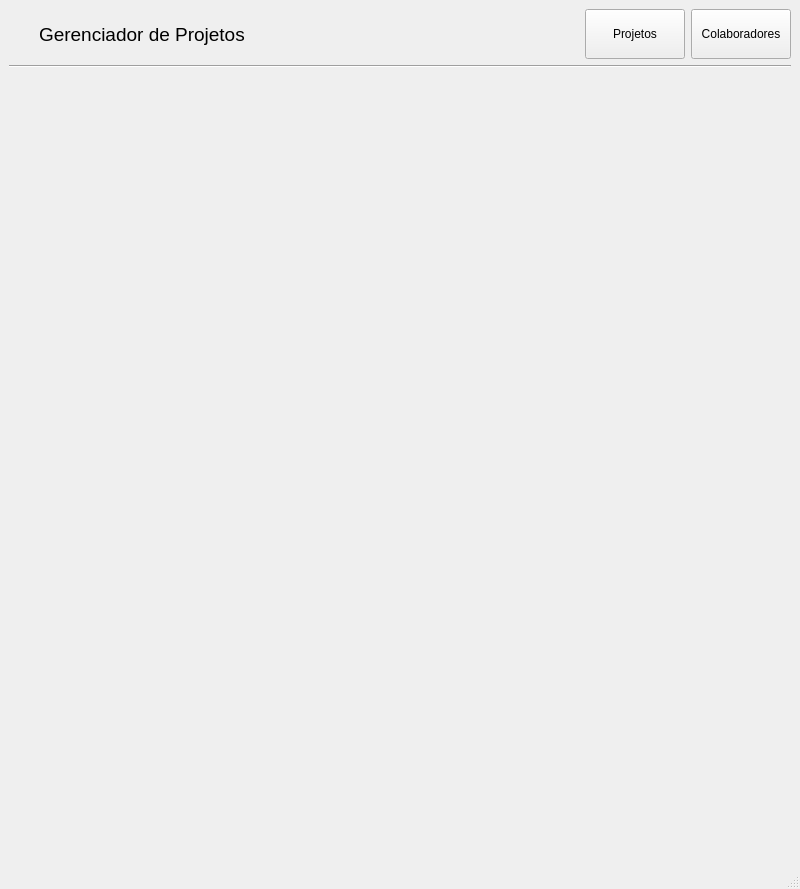
<?xml version="1.0" encoding="UTF-8"?>
<ui version="4.0">
 <class>mainWindow</class>
 <widget class="QMainWindow" name="mainWindow">
  <property name="geometry">
   <rect>
    <x>0</x>
    <y>0</y>
    <width>800</width>
    <height>889</height>
   </rect>
  </property>
  <property name="windowTitle">
   <string>Gerenciador de Projetos</string>
  </property>
  <property name="windowIcon">
   <iconset>
    <normaloff>../assets/icons/wdw.png</normaloff>../assets/icons/wdw.png</iconset>
  </property>
  <property name="styleSheet">
   <string notr="true">alternate-background-color: rgb(176, 176, 176);</string>
  </property>
  <widget class="QWidget" name="centralwidget">
   <layout class="QVBoxLayout" name="verticalLayout">
    <item>
     <layout class="QHBoxLayout" name="horizontalLayout">
      <item>
       <spacer name="horizontalSpacer_2">
        <property name="orientation">
         <enum>Qt::Horizontal</enum>
        </property>
        <property name="sizeType">
         <enum>QSizePolicy::Fixed</enum>
        </property>
        <property name="sizeHint" stdset="0">
         <size>
          <width>30</width>
          <height>20</height>
         </size>
        </property>
       </spacer>
      </item>
      <item>
       <widget class="QLabel" name="label">
        <property name="font">
         <font>
          <family>Arial</family>
          <pointsize>14</pointsize>
         </font>
        </property>
        <property name="text">
         <string>Gerenciador de Projetos</string>
        </property>
       </widget>
      </item>
      <item>
       <spacer name="horizontalSpacer">
        <property name="orientation">
         <enum>Qt::Horizontal</enum>
        </property>
        <property name="sizeHint" stdset="0">
         <size>
          <width>60</width>
          <height>20</height>
         </size>
        </property>
       </spacer>
      </item>
      <item>
       <widget class="QPushButton" name="projeto_btn">
        <property name="sizePolicy">
         <sizepolicy hsizetype="Fixed" vsizetype="Fixed">
          <horstretch>0</horstretch>
          <verstretch>0</verstretch>
         </sizepolicy>
        </property>
        <property name="minimumSize">
         <size>
          <width>100</width>
          <height>50</height>
         </size>
        </property>
        <property name="text">
         <string>Projetos</string>
        </property>
        <property name="autoDefault">
         <bool>false</bool>
        </property>
        <property name="default">
         <bool>false</bool>
        </property>
        <property name="flat">
         <bool>false</bool>
        </property>
       </widget>
      </item>
      <item>
       <widget class="QPushButton" name="colab_btn">
        <property name="minimumSize">
         <size>
          <width>100</width>
          <height>50</height>
         </size>
        </property>
        <property name="text">
         <string>Colaboradores</string>
        </property>
       </widget>
      </item>
     </layout>
    </item>
    <item>
     <widget class="Line" name="line">
      <property name="orientation">
       <enum>Qt::Horizontal</enum>
      </property>
     </widget>
    </item>
    <item>
     <widget class="QStackedWidget" name="tabela">
      <property name="styleSheet">
       <string notr="true"/>
      </property>
     </widget>
    </item>
   </layout>
  </widget>
  <widget class="QMenuBar" name="menubar">
   <property name="geometry">
    <rect>
     <x>0</x>
     <y>0</y>
     <width>800</width>
     <height>21</height>
    </rect>
   </property>
  </widget>
  <widget class="QStatusBar" name="statusbar"/>
 </widget>
 <resources/>
 <connections/>
</ui>
